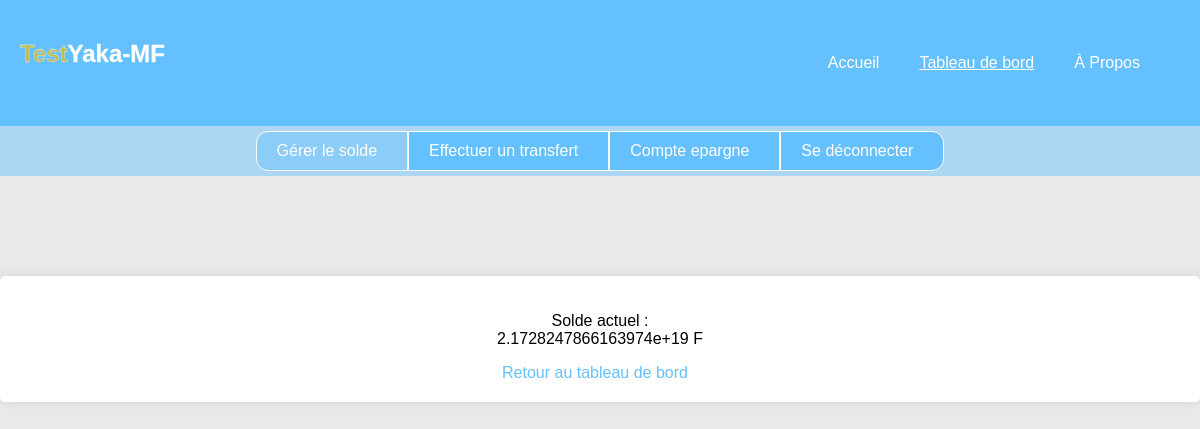
Before: /solde (signed in) with the older database file.
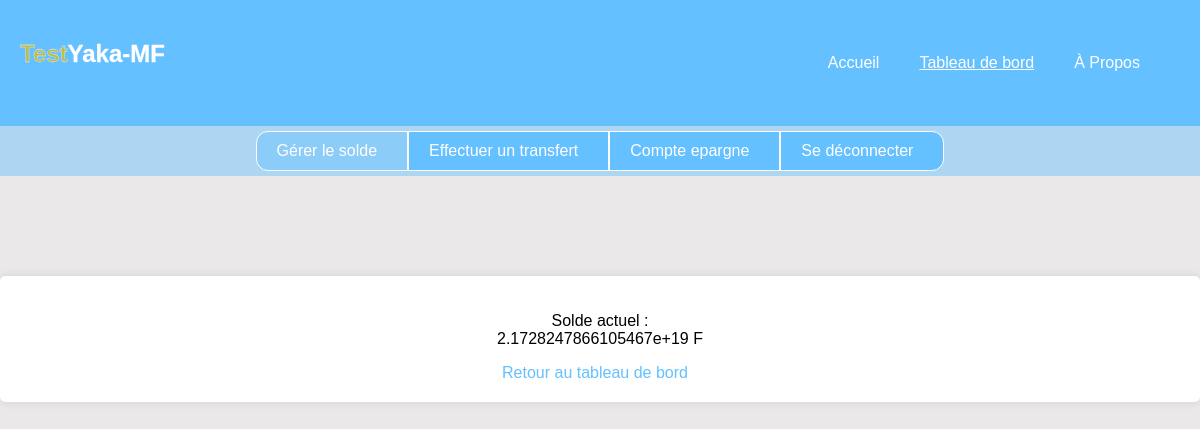
After: the same page with the newer database file.
### tables this page shows
CREATE TABLE utilisateur (
        id INTEGER PRIMARY KEY AUTOINCREMENT,
        nom TEXT,
        email TEXT UNIQUE,
        contact TEXT UNIQUE,
        mot_de_passe TEXT,
        solde REAL DEFAULT 3000
    );

### app.py (the view)
@app.route('/solde')
@login_required
def solde():
    return render_template('solde.html', solde=current_user.solde)

### app.py (called while the page is built)
@login_manager.user_loader
def load_user(user_id):
    cursor.execute('SELECT * FROM utilisateur WHERE id = ?', (user_id,))
    utilisateur_data = cursor.fetchone()
    if utilisateur_data:
        return Utilisateur(*utilisateur_data)
    return None

### templates/solde.html (shortened to what this page needs)
<!DOCTYPE html>
<html lang="en">
<head>
    <link rel="stylesheet" href="../static/css/dashboard.css">
    <link rel="stylesheet" href="../static/css/transfert.css">
</head>
<body>
    <div class="tableau-de-bord">
        <div class="logo">
            <a href=""><h2 style="color: rgb(188, 188, 89); -webkit-text-stroke: 0.3px white;">Test<span style="color: white;">Yaka-MF</span></h2></a>
        </div>
        <div class="menu">
            <ul>
                <li><a href="{{ url_for('accueil_inscrip') }}">Accueil</a></li>
                <li><a href="{{ url_for('dashboard') }}" style="text-decoration: underline;">Tableau de bord</a></li>
                <li><a href="{{ url_for('a_propos') }}">À Propos</a></li>
            </ul>
        </div>
    </div>
    <div class="barre-menu">
        <button class="menu-bouton1" style=" background: #65bfff75;"><a href="{{ url_for('dashboard') }}">Gérer le solde</a></button>
        <button class="menu-bouton2"> <a href="{{ url_for('transfert') }}">Effectuer un transfert</a></button>
        <button class="menu-bouton3"> <a href="{{ url_for('compte_epargne') }}">Compte epargne</a></button>
        <button class="menu-bouton4"> <a href="{{ url_for('deconnexion') }}">Se déconnecter</a></button>
    </div>
    <div style="text-align: center;" class="container">
        <p>Solde actuel : <br> {{ solde }} F</p>
        <a href="{{ url_for('dashboard') }}">Retour au tableau de bord</a>
    </div>
</body>
</html>

Changed rows visible on the page:
changed utilisateur: solde "2.1728247866163974e+19" → "2.1728247866105467e+19"
